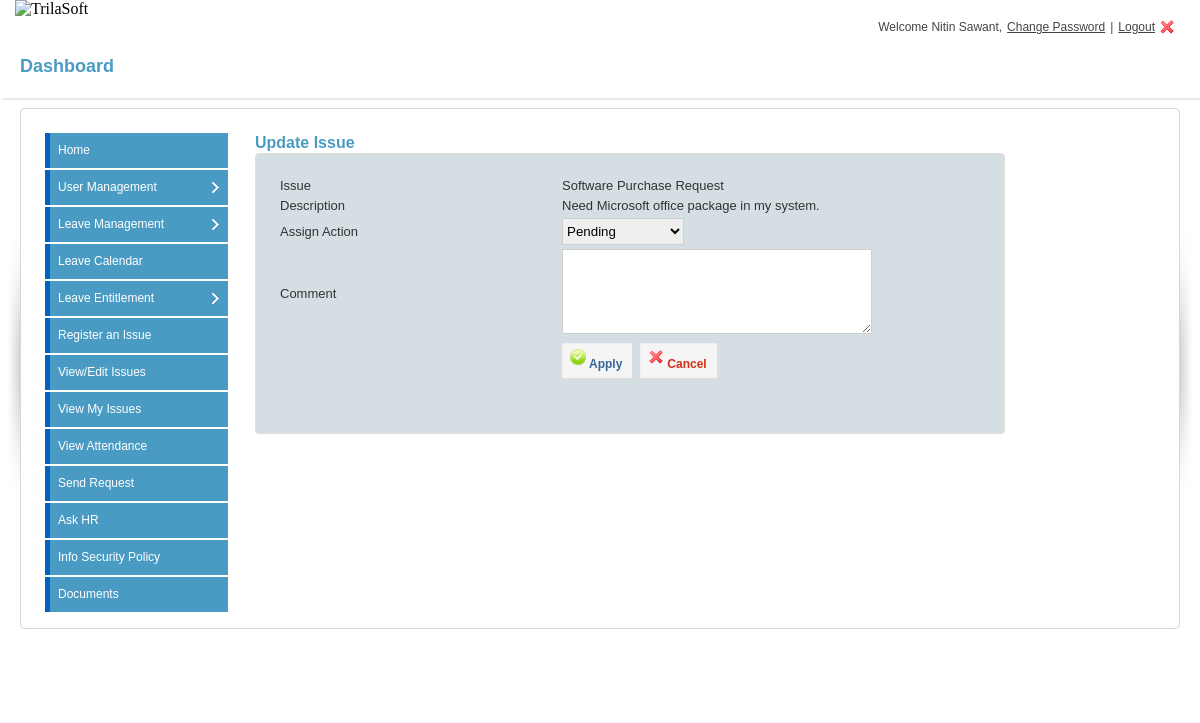
/updateform.php?&issueid=1330&empid=90 (signed in), run on the app's committed database.
### tables this page shows
CREATE TABLE `employee` (
  `empid` int(11) UNSIGNED NOT NULL,
  `empcode` varchar(20) NOT NULL,
  `type` int(11) NOT NULL,
  `username` varchar(200) NOT NULL,
  `password` varchar(200) NOT NULL,
  `doj` datetime NOT NULL,
  `supemail` varchar(100) NOT NULL,
  `fname` varchar(200) NOT NULL,
  `lname` varchar(200) NOT NULL,
  `email` varchar(200) NOT NULL,
  `address` text NOT NULL,
  `coraddress` text NOT NULL,
  `contact` varchar(20) NOT NULL,
  `emergencyno` varchar(20) NOT NULL,
  `designation` varchar(200) NOT NULL,
  `dob` datetime NOT NULL,
  `photo` varchar(200) NOT NULL,
  `department` int(11) UNSIGNED NOT NULL,
  `status` varchar(255) NOT NULL,
  `userstatus` varchar(100) NOT NULL DEFAULT 'active'
);

CREATE TABLE `issue` (
  `issueid` bigint(11) NOT NULL,
  `issue` varchar(255) NOT NULL,
  `desc` text NOT NULL,
  `date` date NOT NULL,
  `time` time NOT NULL,
  `empid` int(11) UNSIGNED NOT NULL,
  `issuestatus` varchar(100) NOT NULL DEFAULT 'pending',
  `closingdate` datetime NOT NULL,
  `comment` text NOT NULL
);

### login.class.php (called while the page is built, shortened)
<?php
class Login{
    private $dbhost = 'localhost';
    private $dbuser = 'trilasof_dba';
    private $dbpass = 'redsky@123456';
    public function __construct(){
        $this->connect = mysql_connect($this->dbhost, $this->dbuser, $this->dbpass);
    }
    public function session_check() {
		if($_SESSION['permission'] != 'yes') {
                   header("location: index.php");
                    return 'you have no permission to see this page';
                }else{
                    return $_SESSION['username'];
                }
    }
}
?>

### updateform.php (the view, shortened to what this page needs)
<?php
include_once 'login.class.php';
$securearea = new Login();
$response = $securearea->session_check();
?>
<!DOCTYPE html>
<html>
<head>
<link rel="stylesheet" href="http://code.jquery.com/ui/1.9.2/themes/base/jquery-ui.css" />
<link rel="stylesheet" href="css/login-screen.css" type="text/css" media="screen" title="default" />
<link rel="stylesheet" href="css/form.css" type="text/css" media="screen" title="default" />
</head>
<body>
 <?php include('includes/header.php'); ?>
<div id="content-outer">
<div id="content">
	<div id="page-heading">
		<h1>Dashboard</h1>
	</div>
	<table border="0" width="100%" cellpadding="0" cellspacing="0" id="content-table">
	<tr>
		<th rowspan="3" class="sized"><img src="images/side_shadowleft.jpg" width="20" height="300" alt="" /></th>
		<th class="topleft"></th>
		<td id="tbl-border-top">&nbsp;</td>
		<th class="topright"></th>
		<th rowspan="3" class="sized"><img src="images/side_shadowright.jpg" width="20" height="300" alt="" /></th>
	</tr>
	<tr>
		<td id="tbl-border-left"></td>
		<td>
		<div id="content-table-inner">
			<div id="table-content">
			<div class="left_content">
           <?php
           include('includes/leftpanel.php');
           ?>
			</div>
    <div class="right_content">
          <div class="form">
         <h2>Update Issue</h2>
         <?php
          $issueid= $_GET['issueid'];
	  $sql = "Select * from issue where issueid = '$issueid' ";
	  $res = mysql_query($sql)or die(mysql_error());
	  $row = mysql_fetch_object($res);
  ?>
         <form action="updateissue.php" method="post" >
         <div id="inputArea">
         <table width="100%" cellspacing="4" style="width:600px ; padding:10px" >
          <tr>
           <td>Issue</td>
           <td width="119"><?php echo $row->issue; ?></td>
         </tr>
         <tr>
           <td>Description</td>
           <td width="119"><?php echo $row->desc; ?></td>
         </tr>
          <tr>
           <td>Assign Action</td>
           <td width="119"><select name="action" required>
           <?php
           if($row->issuestatus == "resolved")
           echo '<option value="resolved" selected="selected">Resolved</option> <option value="pending">Pending</option>';
           else if($row->issuestatus == "pending")
           echo'<option value="pending" selected="selected">Pending</option>;
           <option value="resolved">Resolved</option>';
           else
           echo'<option value="pending">Pending</option>
           <option value="resolved">Resolved</option>';
           ?>
           </select></td>
         </tr>
          <tr>
           <td>Comment</td>
           <td width="119"><textarea name="comment" id="comment" cols="45" rows="5"></textarea></td>
         </tr>
         <tr>
           <td>&nbsp;</td>
           <td colspan="2"><div class="buttons" style="padding-left:0px;">
             <button type="submit" class="positive" name="save" id="save"><img src="images/apply2.png" alt=""/>Apply</button>
              <button type="reset" class="negative" name="save" id="save"><img src="images/cross.png" alt=""/>Cancel</button> </div></td>
         </tr>
         </table>
         </div>
        <div class="clear" style="padding-top:5px;"></div>
         </form>
     	</div>
			</div>
		</div>
		</td>
		<td id="tbl-border-right"></td>
	</tr>
	<tr>
		<th class="sized bottomleft"></th>
		<td id="tbl-border-bottom">&nbsp;</td>
		<th class="sized bottomright"></th>
	</tr>
	</table>
	<div class="clear">&nbsp;</div>
</div>
<div class="clear">&nbsp;</div>
</div>
<div class="clear">&nbsp;</div>
</body>
</html>

### calendar/includes/header.php (shortened to what this page needs)
<div id="logo"> <img src="http://trilasoft.com/images/logo.png" alt="TrilaSoft" title="TrilaSoft"  />
</div>
 <div class="right_header">
<?php
if(isset($response))
{
$empid = $response;
$sql = "Select *from `employee` where `username` = '$empid'";
$res=mysql_query($sql)or die(mysql_error());
$row=mysql_fetch_object($res);
echo "Welcome " . $row->fname." ".$row->lname.", " ;
?>
<a href="changepass.php?sessid=<?php echo $_SESSION['sessid']; ?>" class="settings">Change Password</a> | <a href="index.php?val=0" class="logout">Logout</a>
</div>
<?php
}
else{
header('Location:index.php');
}
?>

### css/login-screen.css (style rules this page uses)
* { margin: 0; padding: 0; }
#logo { margin: 0px 0 11px 15px; }
img { border: 0; }
form { margin: 0; padding: 0; }
#logo { width:200px; z-index:1; top: 14px; left: 0px; float:left; }
.right_header { display: flex; flex-flow: row wrap; justify-content: flex-end; text-align:right; color:#444; padding:20px 20px 0 0px; font-family:Arial,Helvetica,sans-serif; font-size:12px; }
.right_header a { margin:0 5px 0 5px; text-decoration:underline; color:#444; font-family:Arial,Helvetica,sans-serif; }
.right_header a.logout { background:url(../images/user_logout.png) no-repeat right; padding-right:20px; font-family:Arial,Helvetica,sans-serif; }
#content-outer { background: url(../images/content_repeat.png) repeat-x; }
#content { color: #333; font-family: Arial, Helvetica, sans-serif; font-size: 12px; line-height: 18px; margin: 0 auto 0 auto; max-width: 100%; min-width: 780px; padding: 0px 0px 30px 0px; }
#content-table { font-size: 0px; line-height: 0px; }
#content-table th.sized { height: 15px; width: 15px; padding: 0; margin: 0; font-size: 0px; line-height: 0px; }
#content-table-inner { font-size: 12px; line-height: 12px; padding: 10px 0 20px 0; }
#tbl-border-top { background: url(../images/border_bit.jpg) top repeat-x; line-height: 0;font-size: 0px; height: 15px; }
#tbl-border-bottom { background: url(../images/border_bit.jpg) bottom repeat-x; line-height: 0;font-size: 0px; height: 15px; }
#tbl-border-left { background: url(../images/border_bit.jpg) left repeat-y; }
#tbl-border-right { background: url(../images/border_bit.jpg) right repeat-y; }
#table-content { line-height: 16px; margin: 0 10px 10px 10px; min-height: 300px; }
.topleft { background: url(../images/corner_top_left.jpg) no-repeat; width:15px; height:15px; }
.topright { background: url(../images/corner_top_right.jpg) no-repeat; width:15px; height:15px; }
.bottomleft { background: url(../images/corner_bottom_left.jpg) no-repeat; width:15px; height:15px; }
.bottomright { background: url(../images/corner_bottom_right.jpg) no-repeat; width:15px; height:15px; }
#page-heading { margin: 0px 0 10px 0px; background: #fff; box-shadow: 2px 2px 2px rgba(0, 0, 0, 0.1); padding: 20px 0px 20px 20px; }
h1 { color: #4a9bc3 !important; font-family: Arial, Helvetica, sans-serif !important; font-size: 18px !important; line-height: 24px !important; font-weight: bold !important; }
h2 { color: #4a9bc3 !important; font-size: 16px !important; font-weight: bold !important; line-height: 20px !important; margin-bottom: 10px !important; }
.h1, .h2, .h3, .h4, .h5, .h6, h1, h2, h3, h4, h5, h6 { margin-bottom:0px !important; }
*, *::after, *::before { box-sizing: inherit !important; }
.left_content { width:180px; float:left; padding:0px; }
.right_content { width:750px; float:left; padding:0px 0 0 30px; }

### css/form.css (style rules this page uses)
#inputArea { background-color: #d5dee3; border: 1px solid #DEDEDE; border-radius: .25rem; font-family: Arial,Sans-Serif; font-size: 13px; padding: 10px 10px 40px; width: auto; }
#inputArea input, #inputArea textarea { font-family: Arial, Sans-Serif; font-size: 13px; margin-bottom: 5px; display: block; padding: 4px; width: 300px; border:1px solid #cfcfcf; }
select { border:1px solid #cfcfcf; height:25px; }
.buttons a, .buttons button { display:block; float:left; margin:0 7px 0 0; background-color:#f5f5f5; border:1px solid #dedede; border-top:1px solid #eee; border-left:1px solid #eee; font-family:"Lucida Grande", Tahoma, Arial, Verdana, sans-serif; font-size:12px; line-height:140%; text-decoration:none; font-weight:bold; color:#565656; cursor:pointer; padding:5px 10px 6px 7px; }
.buttons button { width:auto; overflow:visible; padding:4px 10px 3px 7px; }
.buttons button[type] { padding:5px 10px 5px 7px; line-height:17px; }
.buttons button img, .buttons a img { margin:0 3px 3px 0 !important; padding:0; border:none; width:16px; height:16px; }
button.positive, .buttons a.positive { color:#336699; }
.buttons a.negative, button.negative { color:#d12f19; }

### data on the page
employee: fname "Nitin", lname "Sawant"
issue: issue "Software Purchase Request", desc "Need Microsoft office package in my system.", action "Pending"
